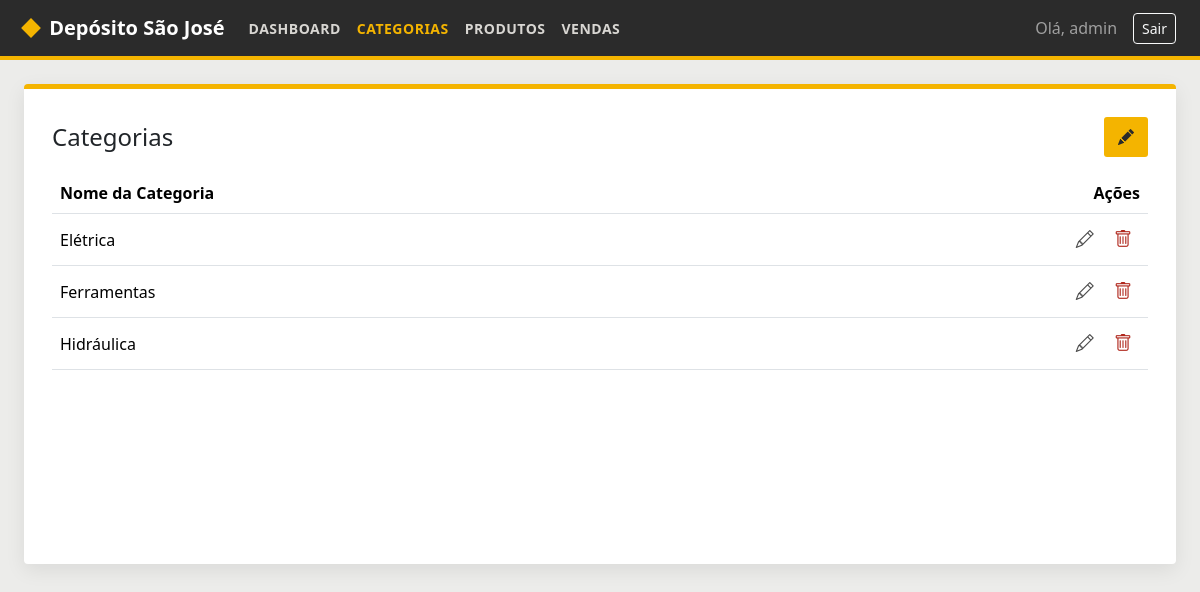
Page /admin/painel.php?secao=categoria (signed in) on the committed database.
### tables this page shows
CREATE TABLE `categoria` (
  `id_categoria` bigint(20) NOT NULL AUTO_INCREMENT,
  `nm_categoria` varchar(100) NOT NULL,
  `fl_ativo` tinyint(1) NOT NULL DEFAULT 1,
  PRIMARY KEY (`id_categoria`)
);

### admin/secoes/categoria.php (the view, shortened to what this page needs)
<?php
$categorias = $pdo->query("SELECT id_categoria, nm_categoria FROM CATEGORIA WHERE fl_ativo = TRUE ORDER BY nm_categoria")->fetchAll(PDO::FETCH_ASSOC);
?>
<div class="d-flex justify-content-between align-items-center mb-3">
    <h4 class="mb-0">Categorias</h4>
    <button type="button" class="btn-lapis" data-bs-toggle="modal" data-bs-target="#modalCategoria" onclick="novaCategoria()" title="Adicionar categoria">
        <i class="bi bi-pencil-fill"></i>
    </button>
</div>
<table class="table table-hover align-middle">
    <thead>
        <tr>
            <th>Nome da Categoria</th>
            <th class="text-end">Ações</th>
        </tr>
    </thead>
    <tbody>
        <?php foreach ($categorias as $cat): ?>
        <tr>
            <td><?= htmlspecialchars($cat['nm_categoria']) ?></td>
            <td class="text-end">
                <button class="btn-icone-editar" title="Editar"
                    onclick="editarCategoria(<?= $cat['id_categoria'] ?>, '<?= htmlspecialchars($cat['nm_categoria'], ENT_QUOTES) ?>')"
                    data-bs-toggle="modal" data-bs-target="#modalCategoria">
                    <i class="bi bi-pencil"></i>
                </button>
                <button class="btn-icone-excluir" title="Excluir"
                    onclick="excluirCategoria(<?= $cat['id_categoria'] ?>, '<?= htmlspecialchars($cat['nm_categoria'], ENT_QUOTES) ?>')">
                    <i class="bi bi-trash"></i>
                </button>
            </td>
        </tr>
        <?php endforeach; ?>
    </tbody>
</table>

### admin/css/painel.css (style rules this page uses)
:root { --concreto-escuro: #2b2b2b; --concreto: #4a4a4a; --concreto-claro: #ececea; --amarelo-obra: #f4b400; --amarelo-obra-hover: #d99e00; }
body { background-color: var(--concreto-claro); font-family: "Barlow Condensed", "Segoe UI", sans-serif; }
.btn-lapis, .btn-icone-editar, .btn-icone-excluir { border: none; background: transparent; font-size: 18px; padding: 4px 8px; border-radius: 3px; transition: background 0.15s ease; }
.btn-lapis { color: var(--concreto-escuro); background: var(--amarelo-obra); font-size: 16px; padding: 8px 14px; }
.btn-icone-editar { color: var(--concreto); }
.btn-icone-excluir { color: #b0271c; }

### rows in the picture
categoria: nm_categoria "Elétrica"
categoria: nm_categoria "Ferramentas"
categoria: nm_categoria "Hidráulica"

### other values in the picture
$_SESSION['admin_usuario'] "admin"
